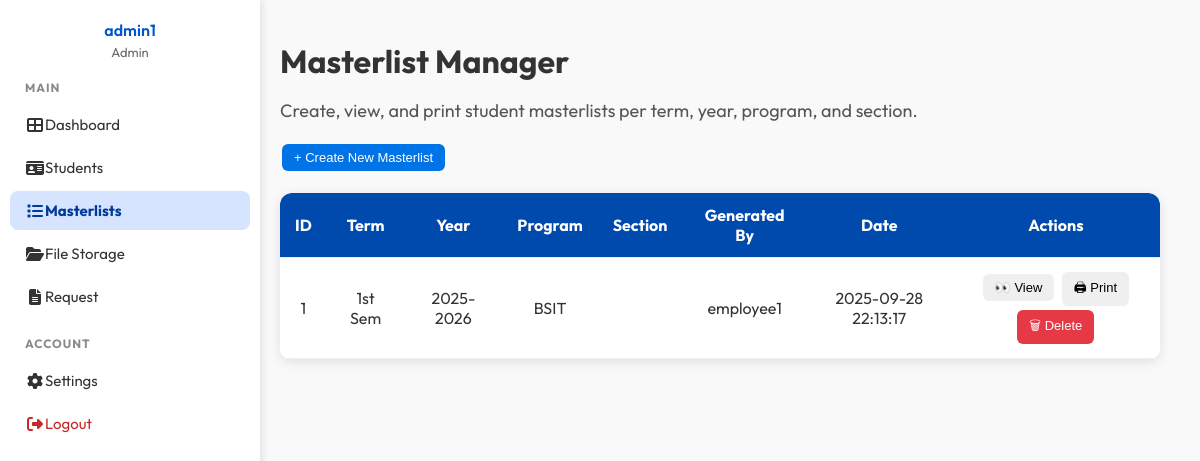
The app's page /staff/Masterlist.php (signed in), older data.
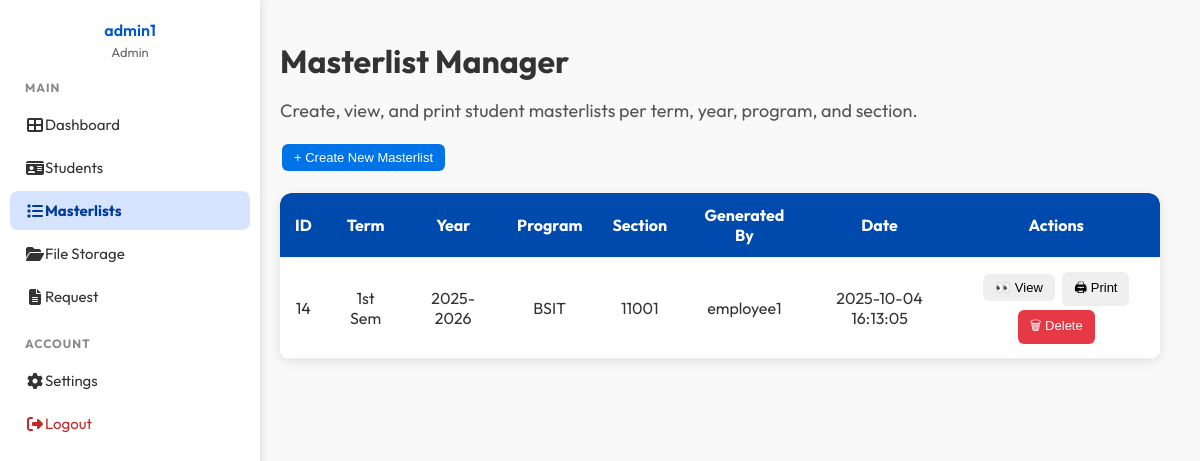
The same page, newer data.
### tables this page shows
CREATE TABLE `users` (
  `user_id` int(11) NOT NULL,
  `username` varchar(255) DEFAULT NULL,
  `email` varchar(255) NOT NULL,
  `password_hash` text DEFAULT NULL,
  `role_id` int(11) DEFAULT NULL,
  `active` tinyint(1) DEFAULT NULL
);

CREATE TABLE `roles` (
  `role_id` int(11) NOT NULL,
  `name` varchar(255) DEFAULT NULL,
  `description` text DEFAULT NULL
);

CREATE TABLE `masterlists` (
  `masterlist_id` int(11) NOT NULL,
  `term` varchar(255) DEFAULT NULL,
  `year` varchar(255) DEFAULT NULL,
  `program` varchar(255) DEFAULT NULL,
  `section` varchar(50) DEFAULT NULL,
  `year_level` int(11) DEFAULT NULL,
  `generated_by` int(11) DEFAULT NULL,
  `generation_date` timestamp NOT NULL DEFAULT current_timestamp() ON UPDATE current_timestamp()
);

### staff/Masterlist.php (the view, shortened to what this page needs)
<?php
require_once __DIR__ . "/../Database/connection.php";
$sql = "SELECT m.masterlist_id, m.term, m.year, m.program, m.section, m.generation_date, u.username
        FROM masterlists m
        LEFT JOIN users u ON m.generated_by = u.user_id
        ORDER BY m.generation_date DESC";
$result = $conn->query($sql);
$masterlists = $result->fetch_all(MYSQLI_ASSOC);
?>
<!DOCTYPE html>
<html lang="en">
<head>
<link rel="stylesheet" href="../components/css/masterlists.css">
</head>
<body>
<?php include 'StaffSidenav.php'; ?>
<div class="container">
    <h1> Masterlist Manager</h1>
    <p>Create, view, and print student masterlists per term, year, program, and section.</p>
    <div class="actions">
        <button class="primary" onclick="openCreateModal()">+ Create New Masterlist</button>
    </div>
    <div class="table-wrapper">
        <table>
            <thead>
                <tr>
                    <th>ID</th><th>Term</th><th>Year</th><th>Program</th><th>Section</th><th>Generated By</th><th>Date</th><th>Actions</th>
                </tr>
            </thead>
            <tbody>
                <?php foreach ($masterlists as $m): ?>
                <tr>
                    <td><?= $m['masterlist_id'] ?></td>
                    <td><?= htmlspecialchars($m['term']) ?></td>
                    <td><?= htmlspecialchars($m['year']) ?></td>
                    <td><?= htmlspecialchars($m['program']) ?></td>
                    <td><?= htmlspecialchars($m['section']) ?></td>
                    <td><?= htmlspecialchars($m['username']) ?></td>
                    <td><?= $m['generation_date'] ?></td>
                    <td>
                        <a href="?view_students=<?= $m['masterlist_id'] ?>"><button>👀 View</button></a>
                        <a href="?view_students=<?= $m['masterlist_id'] ?>#print"><button>🖨 Print</button></a>
                        <a href="?delete_masterlist=<?= $m['masterlist_id'] ?>" onclick="return confirm('Are you sure you want to delete this masterlist?');"><button class="danger">🗑 Delete</button></a>
                    </td>
                </tr>
                <?php endforeach; ?>
            </tbody>
        </table>
    </div>
</div>
</body>
</html>

### staff/StaffSidenav.php (shortened to what this page needs)
<?php
  require_once __DIR__ . "/../Database/connection.php";
  $current_page = basename($_SERVER['PHP_SELF']);
  $user_id = $_SESSION['user_id'];
  $stmt = $conn->prepare("
      SELECT u.username, r.name AS role_name
      FROM users u
      JOIN roles r ON u.role_id = r.role_id
      WHERE u.user_id = ?
  ");
  $stmt->bind_param("i", $user_id);
  $stmt->execute();
  $result = $stmt->get_result();
  $user = $result->fetch_assoc();
  $staffName = $user['username'] ?? "Unknown User";
  $staffRole = $user['role_name'] ?? "Unknown Role";
?>
<!DOCTYPE html>
<html lang="en">
<head>
  <link rel="stylesheet" href="https://cdnjs.cloudflare.com/ajax/libs/font-awesome/6.4.0/css/all.min.css">
</head>
<body>
<div class="sidebar collapsed" id="sidebar">
  <div class="sidebar-header">
    <h3 class="sidebar-text"><?= htmlspecialchars($staffName) ?></h3>
    <p class="sidebar-text"><?= htmlspecialchars($staffRole) ?></p>
  </div>
  <div class="sidebar-section">
    <h4 class="sidebar-text">MAIN</h4>
    <a href="index.php" class="<?= $current_page=='index.php' ? 'active' : '' ?>">
      <i class="fas fa-th-large"></i><span class="sidebar-text"> Dashboard</span>
    </a>
    <a href="StudentInfo.php" class="<?= $current_page=='StudentInfo.php' ? 'active' : '' ?>">
      <i class="fas fa-id-card"></i><span class="sidebar-text"> Students</span>
    </a>
    <a href="Masterlist.php" class="<?= $current_page=='Masterlist.php' ? 'active' : '' ?>">
      <i class="fas fa-list"></i><span class="sidebar-text"> Masterlists</span>
    </a>
    <a href="FileStorage.php" class="<?= $current_page=='FileStorage.php' ? 'active' : '' ?>">
      <i class="fas fa-folder-open"></i><span class="sidebar-text"> File Storage</span>
    </a>
    <a href="Request.php" class="<?= $current_page=='Request.php' ? 'active' : '' ?>">
      <i class="fas fa-file-alt"></i><span class="sidebar-text"> Request</span>
    </a>
  </div>
  <div class="sidebar-section">
    <h4 class="sidebar-text">ACCOUNT</h4>
    <a href="#">
      <i class="fas fa-cog"></i><span class="sidebar-text"> Settings</span>
    </a>
    <a href="../Database/logout.php" class="logout">
      <i class="fas fa-sign-out-alt"></i><span class="sidebar-text"> Logout</span>
    </a>
  </div>
</div>
</body>
</html>

### components/css/masterlists.css (style rules this page uses)
body { margin: 0; font-family: 'Outfit', sans-serif; background: url('../img/bg.jpg') no-repeat center center fixed; background-size: cover; min-height: 100vh; }
.container { flex: 1; margin-left: 240px; padding: 20px 40px; transition: margin-left 0.3s ease; box-sizing: border-box; position: relative; background: none; }
h1 { font-size: 32px; margin-bottom: 10px; }
p { font-size: 18px; color: #555; }
.actions { margin: 20px 0; }
.table-wrapper { width: 100%; border-collapse: collapse; background: #fff; border-radius: 10px; overflow: hidden; box-shadow: 0 3px 12px rgba(0,0,0,0.1); }
table { width: 100%; border-collapse: separate; border-spacing: 0; background: white; }
table thead { background: #004aad; color: #fff; }
table th, table td { padding: 12px 15px; text-align: center; border-bottom: 1px solid #eee; font-size: 16px; }
table th:first-child { border-top-left-radius: 12px; }
table th:last-child { border-top-right-radius: 12px; }
button { padding: 6px 12px; margin: 2px; border: none; border-radius: 6px; cursor: pointer; font-size: 13px; }
button.primary { background: #0073e6; color: #fff; }
button.danger { background: #e63946; color: #fff; }

### staff/StaffSidenav.php (style rules this page uses)
body { margin: 0; font-family: 'Outfit', sans-serif; background: #f9f9f9; color: #333; display: flex; }
.sidebar { position: fixed; left: 0; top: 0; height: 100%; width: 240px; background: #fff; color: #333; box-shadow: 2px 0 8px rgba(0,0,0,0.1); padding: 20px 10px; transition: width 0.3s ease; overflow-y: auto; z-index: 1000; }
.sidebar-header { text-align: center; margin-bottom: 20px; }
.sidebar-header h3 { margin: 0; font-size: 16px; font-weight: 600; color: #0056d2; }
.sidebar-header p { font-size: 13px; color: #666; margin: 4px 0 0; }
.sidebar-section { margin-bottom: 20px; }
.sidebar-section h4 { margin: 10px 15px; font-size: 12px; text-transform: uppercase; color: #888; letter-spacing: 1px; }
.sidebar a { display: flex; align-items: center; text-decoration: none; color: #333; padding: 10px 15px; border-radius: 8px; margin: 4px 0; transition: background 0.3s, color 0.3s; font-size: 15px; }
.sidebar a i { font-size: 16px; width: 20px; text-align: center; }
.sidebar a.active { background: #d6e4ff; color: #003b99; font-weight: bold; }
.sidebar a.logout { color: #c62828; }

Row changes from the older to the newer data that the page shows:
removed masterlists: masterlist_id "1", term "1st Sem", year "2025-2026", program "BSIT", generated_by.username "employee1", generation_date "2025-09-28 22:13:17"
added masterlists: masterlist_id "14", term "1st Sem", year "2025-2026", program "BSIT", section "11001", generated_by.username "employee1", generation_date "2025-10-04 16:13:05"
